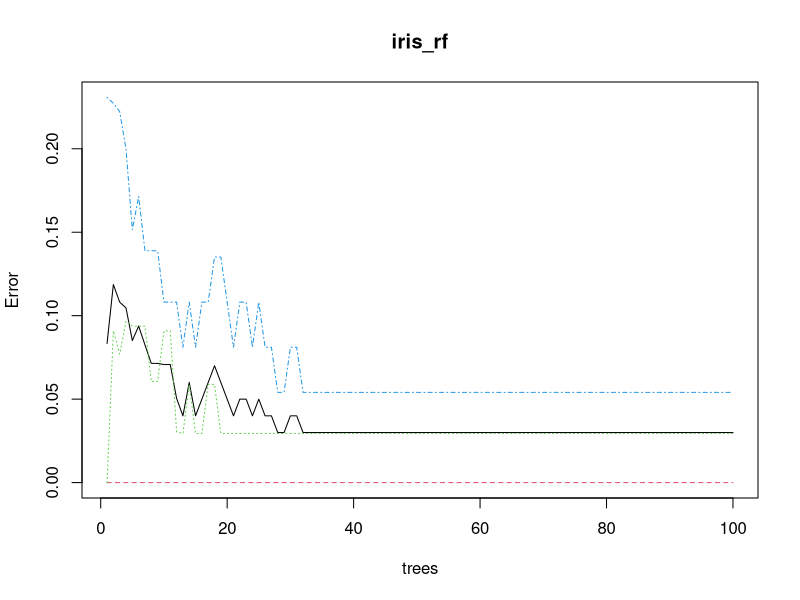
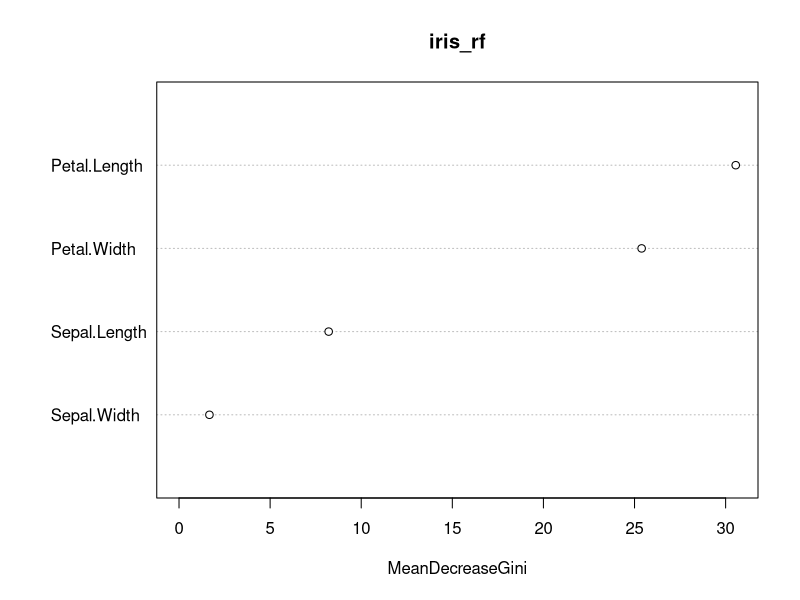
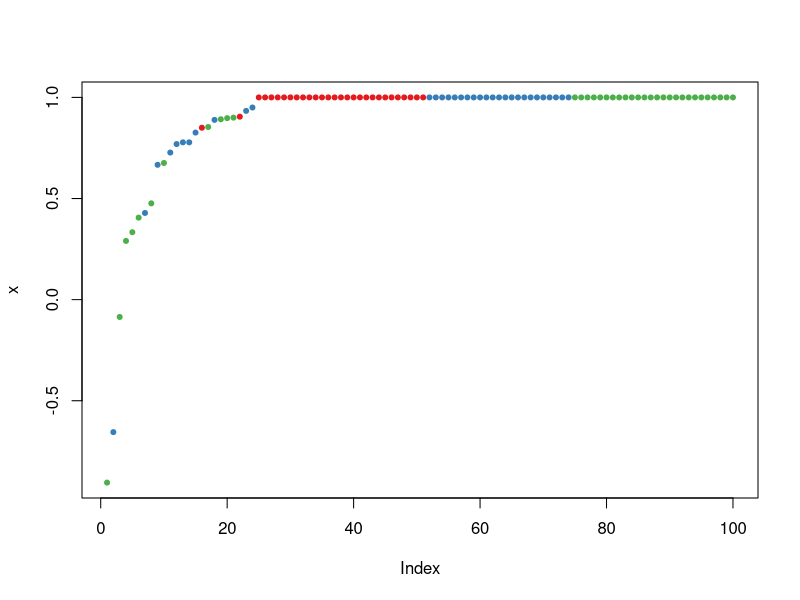
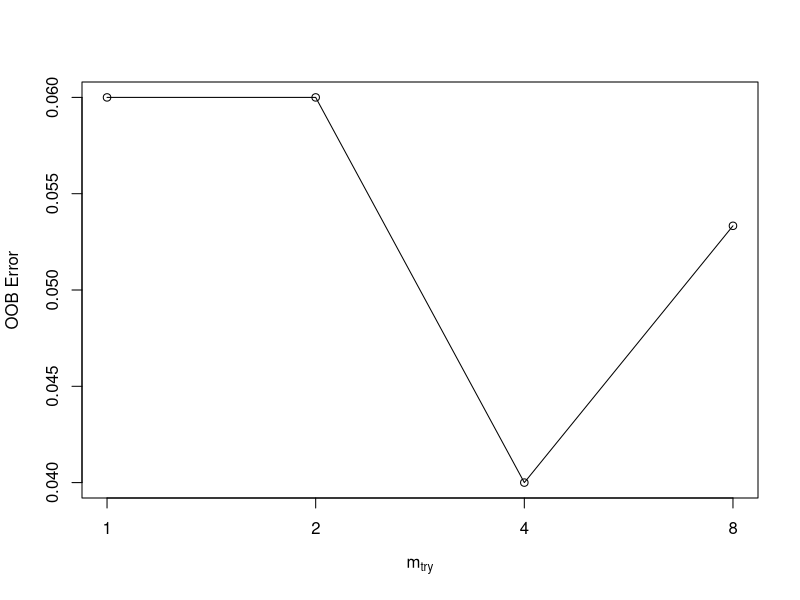

Reproduce these figures in R, in order.
## ---- chunk 1
knitr::opts_chunk$set(echo = TRUE)
## ---- chunk 2
library(knitr)
opts_chunk$set(tidy = TRUE)
## ---- chunk 3
ind <- sample(2,nrow(iris),replace=TRUE,prob=c(0.7,0.3))
trainData <- iris[ind==1,]
testData <- iris[ind==2,]

## ---- chunk 4
library(randomForest)

## ---- chunk 5
iris_rf <- randomForest(Species~.,data=trainData,ntree=100,proximity=TRUE)
table(predict(iris_rf),trainData$Species)

## ---- chunk 6
print(iris_rf)

plot(iris_rf)
## ---- chunk 7
importance(iris_rf)
varImpPlot(iris_rf)

## ---- chunk 8
irisPred<-predict(iris_rf,newdata=testData)
table(irisPred, testData$Species)

## ---- chunk 9
plot(margin(iris_rf,testData$Species))

## ---- chunk 10
tune.rf <- tuneRF(iris[,-5],iris[,5], stepFactor=0.5)
print(tune.rf)

